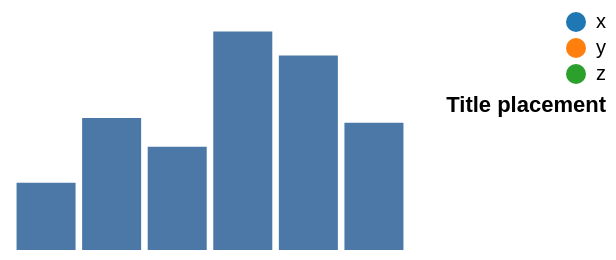

Vega-Lite specification for this chart:
### Vega specification from a JSON file in a GitHub repository (floating-point values rounded to 4 significant figures)
{"width": 200, "height": 120, "padding": 5, "data": [{"name": "t", "values": [{"a": "Alpha", "b": 28, "c": "x", "d": 1}, {"a": "Bravo", "b": 55, "c": "y", "d": 2}, {"a": "Charlie", "b": 43, "c": "x", "d": 3}, {"a": "Delta", "b": 91, "c": "z", "d": 4}, {"a": "Echo", "b": 81, "c": "y", "d": 5}, {"a": "Foxtrot", "b": 53, "c": "z", "d": 6}]}], "scales": [{"name": "x", "type": "band", "domain": {"data": "t", "field": "a"}, "range": "width", "padding": 0.1}, {"name": "y", "type": "linear", "domain": {"data": "t", "field": "b"}, "range": "height", "nice": true}, {"name": "color", "type": "ordinal", "domain": {"data": "t", "field": "c"}, "range": {"scheme": "category10"}}, {"name": "ramp", "type": "linear", "domain": {"data": "t", "field": "d"}, "range": {"scheme": "blues"}}, {"name": "size", "type": "linear", "domain": {"data": "t", "field": "b"}, "range": [10, 200]}, {"name": "shape", "type": "ordinal", "domain": {"data": "t", "field": "c"}, "range": "symbol"}, {"name": "quant", "type": "quantize", "domain": [0, 100], "range": {"scheme": "greens", "count": 4}}], "marks": [{"type": "rect", "from": {"data": "t"}, "encode": {"enter": {"x": {"scale": "x", "field": "a"}, "width": {"scale": "x", "band": 1}, "y": {"scale": "y", "field": "b"}, "y2": {"scale": "y", "value": 0}}}}], "legends": [{"fill": "color", "title": "Title placement", "titleOrient": "bottom", "titleAnchor": "end", "orient": "right"}]}
